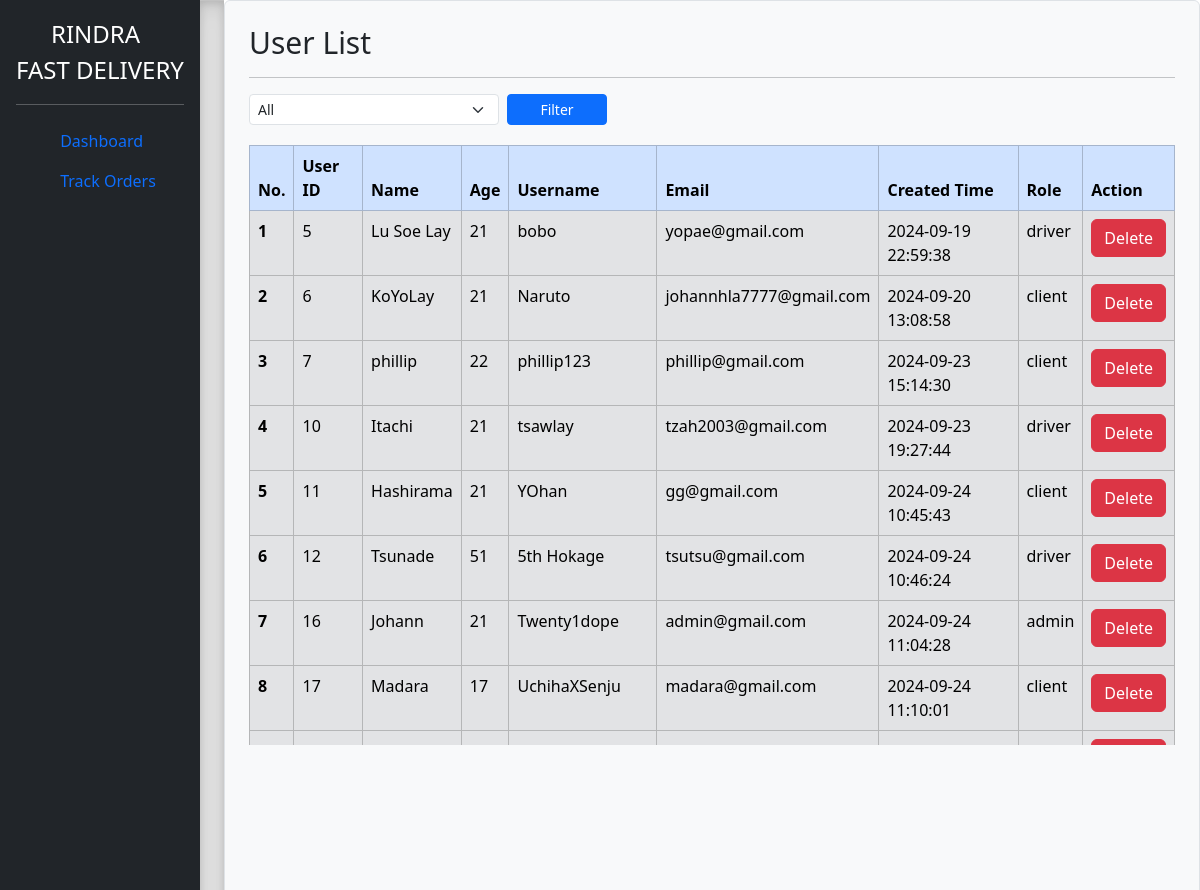
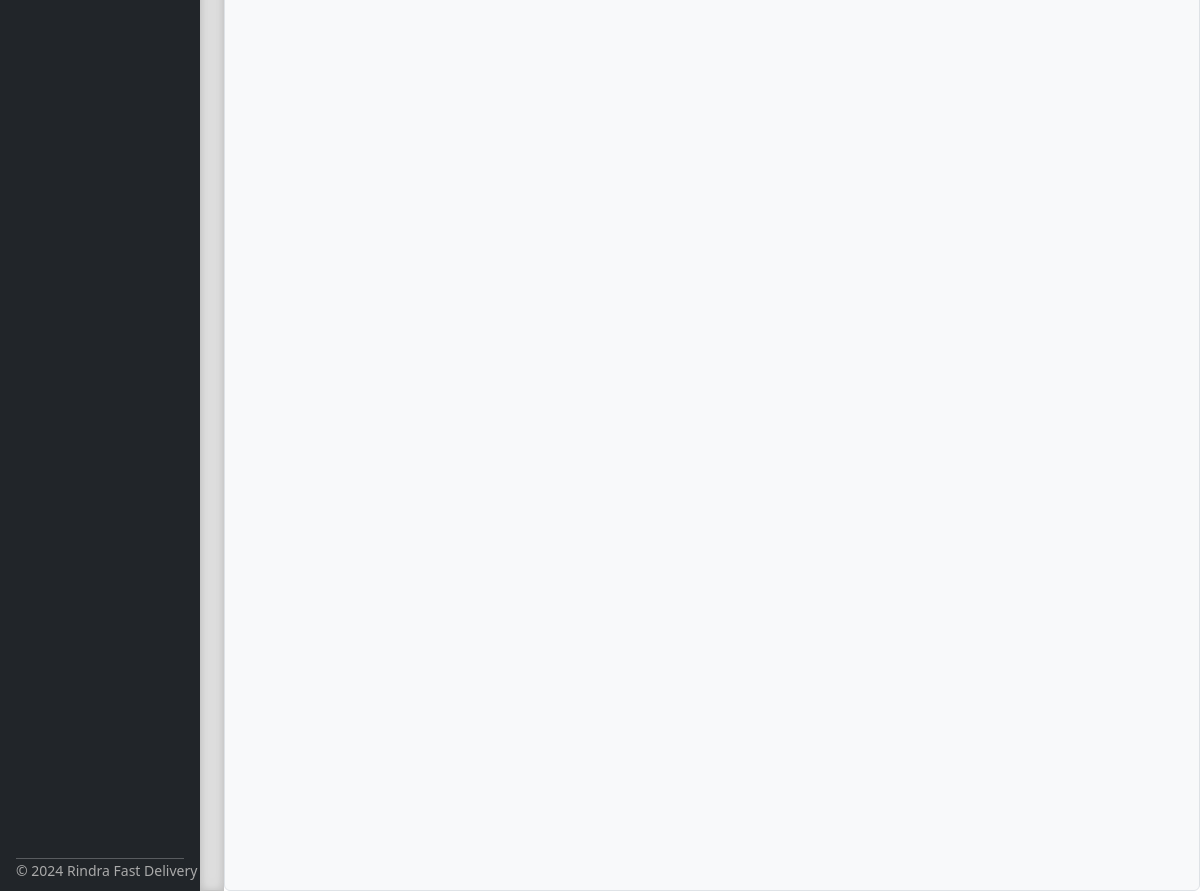
/Admin/display_allusers.php, run on the app's committed database (2 pictures, top to bottom).
### tables this page shows
CREATE TABLE `user` (
  `ID` int NOT NULL AUTO_INCREMENT,
  `Name` varchar(100) DEFAULT NULL,
  `Age` int DEFAULT NULL,
  `Username` varchar(100) DEFAULT NULL,
  `Email` varchar(100) DEFAULT NULL,
  `Password` varchar(255) NOT NULL,
  `CreatedTime` datetime DEFAULT CURRENT_TIMESTAMP,
  `Permission` enum('admin','client','driver') NOT NULL,
  `AvailabilityStatus` enum('on','off') DEFAULT 'off',
  PRIMARY KEY (`ID`),
  UNIQUE KEY `Username` (`Username`),
  UNIQUE KEY `Email` (`Email`),
  UNIQUE KEY `Username_2` (`Username`),
  UNIQUE KEY `Email_2` (`Email`)
);

### Admin/display_allusers.php (the view, shortened to what this page needs)
<?php
function fetchUsersFromDatabase($filter = null) {
    $db = new Database();
    $conn = $db->getStarted();
    $users = [];
    if ($conn) {
        $baseQuery = "SELECT ID, Name, Age, Username, Email, CreatedTime, Permission FROM user";
        if ($filter) {
            if ($filter === 'AvailableDrivers') {
                $query = $baseQuery . " WHERE Permission = 'driver' AND AvailabilityStatus = 'on'";
            } else {
                $query = $baseQuery . " WHERE Permission = :Permission";
            }
            $stmt = $conn->prepare($query);
            if ($filter !== 'AvailableDrivers') {
                $stmt->bindParam(':Permission', $filter);
            }
        } else {
            $query = $baseQuery;
            $stmt = $conn->prepare($query);
        }
        $stmt->execute();
        $users = $stmt->fetchAll(PDO::FETCH_ASSOC);
    }
    return $users;
}
$selectedFilter = $_POST['Select'] ?? null;
$users = fetchUsersFromDatabase($selectedFilter);
?>
<!DOCTYPE html>
<html lang="en">
<head>
    <link href="../css/bootstrap.min.css" rel="stylesheet">
    <link href="../css/sidebar.css" rel="stylesheet">
</head>
<body>
<main>
    <div class="d-flex flex-column flex-shrink-0 p-3 text-white bg-dark" style="width: 200px;">
    <a href="/" class="d-flex align-items-center mb-3 mb-md-0 me-md-auto text-white text-decoration-none">
        <span style="margin-left: 35px;" class="fs-4">RINDRA</span>
        </a>
        <span class="fs-4" >FAST DELIVERY</span>
        <hr>
        <ul class="nav nav-pills flex-column mb-auto">
            <li><a href="admin_dashboard.php" class="nav-link">
            <svg class="bi me-2" width="16" height="16"><use xlink:href="#speedometer2"/></svg>
                Dashboard</a></li>
            <li><a href="admin_trackorder.php" class="nav-link">
            <svg class="bi me-2" width="16" height="16"><use xlink:href="#speedometer2"/></svg>
                Track Orders</a></li>
        </ul>
        <hr>
        <footer>&copy; <?php echo date('Y'); ?> Rindra Fast Delivery</footer>
    </div>
    <div class="b-example-divider"></div>
    <div id="status-update-container" class="border rounded p-4">
        <div>
            <h3 style="font-size: 30px">User List</h3>
            <hr>
        </div>
        <div class="d-flex align-items-center">
            <form method="post" action="" class="d-flex">
                <select class="form-select form-select-sm me-2 custom-width-select" name="Select" aria-label="Small select example">
                    <option value="" selected>All</option>
                </select>
                <button type="submit" class="btn btn-primary btn-sm custom-width-button">Filter</button>
            </form>
        </div>
        <div class="custom-card">
            <table class="table table-secondary table-bordered custom-table">
                <thead class="table-primary">
                    <tr>
                        <th scope="col">No.</th>
                        <th scope="col">User ID</th>
                        <th scope="col">Name</th>
                        <th scope="col">Age</th>
                        <th scope="col">Username</th>
                        <th scope="col">Email</th>
                        <th scope="col">Created Time</th>
                        <th scope="col">Role</th>
                        <th scope="col">Action</th>
                    </tr>
                </thead>
                <tbody>
                    <?php if (!empty($users)): ?>
                        <?php foreach ($users as $index => $entry): ?>
                            <tr>
                                <th scope="row"><?php echo $index + 1; ?></th>
                                <td><?php echo $entry['ID']; ?></td>
                                <td><?php echo $entry['Name']; ?></td>
                                <td><?php echo $entry['Age']; ?></td>
                                <td><?php echo $entry['Username']; ?></td>
                                <td><?php echo $entry['Email']; ?></td>
                                <td><?php echo $entry['CreatedTime']; ?></td>
                                <td><?php echo $entry['Permission']; ?></td>
                                <td>
                                    <form action="" method="post">
                                        <button style="width: 100%;" type="submit" name="delete" class="btn btn-danger">Delete</button>
                                    </form>
                                </td>
                            </tr>
                        <?php endforeach; ?>
                    <?php else: ?>
                        <tr>
                            <td colspan="8">No users found.</td>
                        </tr>
                    <?php endif; ?>
                </tbody>
            </table>
        </div>
    </div>
</main>
</body>
</html>

### css/sidebar.css (style rules this page uses)
body { min-height: 100vh; min-height: -webkit-fill-available; }
html { height: -webkit-fill-available; }
main { display: flex; flex-wrap: nowrap; height: 100vh; height: -webkit-fill-available; max-height: 100vh; overflow-x: auto; overflow-y: hidden; }
.b-example-divider { flex-shrink: 0; width: 1.5rem; height: 100vh; background-color: rgba(0, 0, 0, .1); border: solid rgba(0, 0, 0, .15); border-width: 1px 0; box-shadow: inset 0 .5em 1.5em rgba(0, 0, 0, .1), inset 0 .125em .5em rgba(0, 0, 0, .15); }
.bi { vertical-align: -.125em; pointer-events: none; fill: currentColor; }

### Admin/display_allusers.php (style rules this page uses)
#status-update-container { margin-left: 0%; width: 78em; background-color: #f8f9fa; }
.border { border: 1px solid #ced4da; }
.rounded { border-radius: 0.25rem; }
.custom-card { margin-top: 20px; height: 600px; min-height: 300px; overflow-y: auto; }
footer { position: absolute; bottom: 10px; font-size: 14px; color: #aaa; }
.custom-width-select { width: 250px; }
.custom-width-button { width: 100px; }

### data on the page
user: ID "5", Name "Lu Soe Lay", Age "21", Username "bobo", Email "yopae@gmail.com", CreatedTime "2024-09-19 22:59:38", Permission "driver"
user: ID "6", Name "KoYoLay", Age "21", Username "Naruto", Email "johannhla7777@gmail.com", CreatedTime "2024-09-20 13:08:58", Permission "client"
user: ID "7", Name "phillip", Age "22", Username "phillip123", Email "phillip@gmail.com", CreatedTime "2024-09-23 15:14:30", Permission "client"
user: ID "10", Name "Itachi", Age "21", Username "tsawlay", Email "tzah2003@gmail.com", CreatedTime "2024-09-23 19:27:44", Permission "driver"
user: ID "11", Name "Hashirama", Age "21", Username "YOhan", Email "gg@gmail.com", CreatedTime "2024-09-24 10:45:43", Permission "client"
user: ID "12", Name "Tsunade", Age "51", Username "5th Hokage", Email "tsutsu@gmail.com", CreatedTime "2024-09-24 10:46:24", Permission "driver"
user: ID "16", Name "Johann", Age "21", Username "Twenty1dope", Email "admin@gmail.com", CreatedTime "2024-09-24 11:04:28", Permission "admin"
user: ID "17", Name "Madara", Age "17", Username "UchihaXSenju", Email "madara@gmail.com", CreatedTime "2024-09-24 11:10:01", Permission "client"
